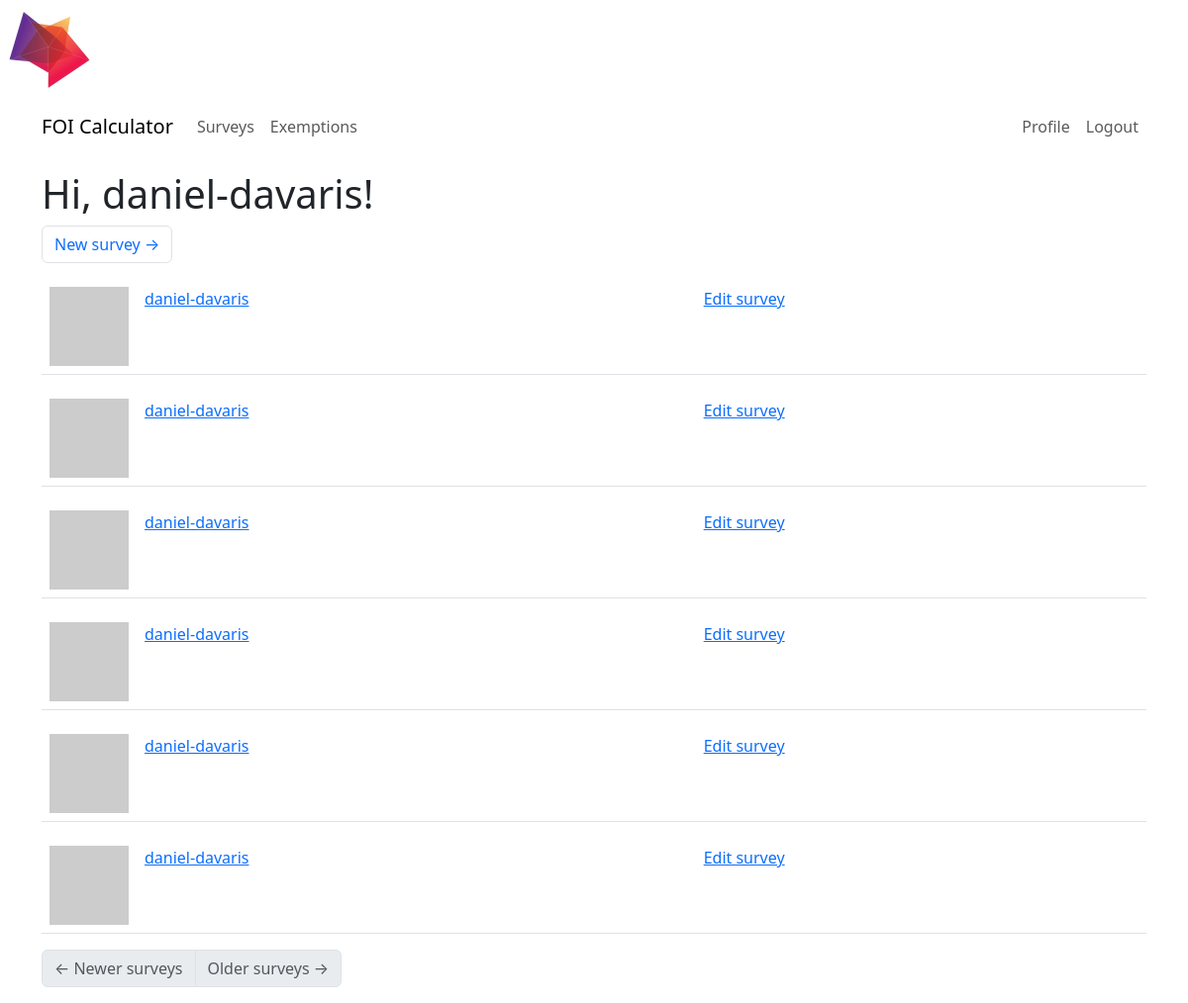
/index_survey (signed in), run on an earlier commit of the app's database.
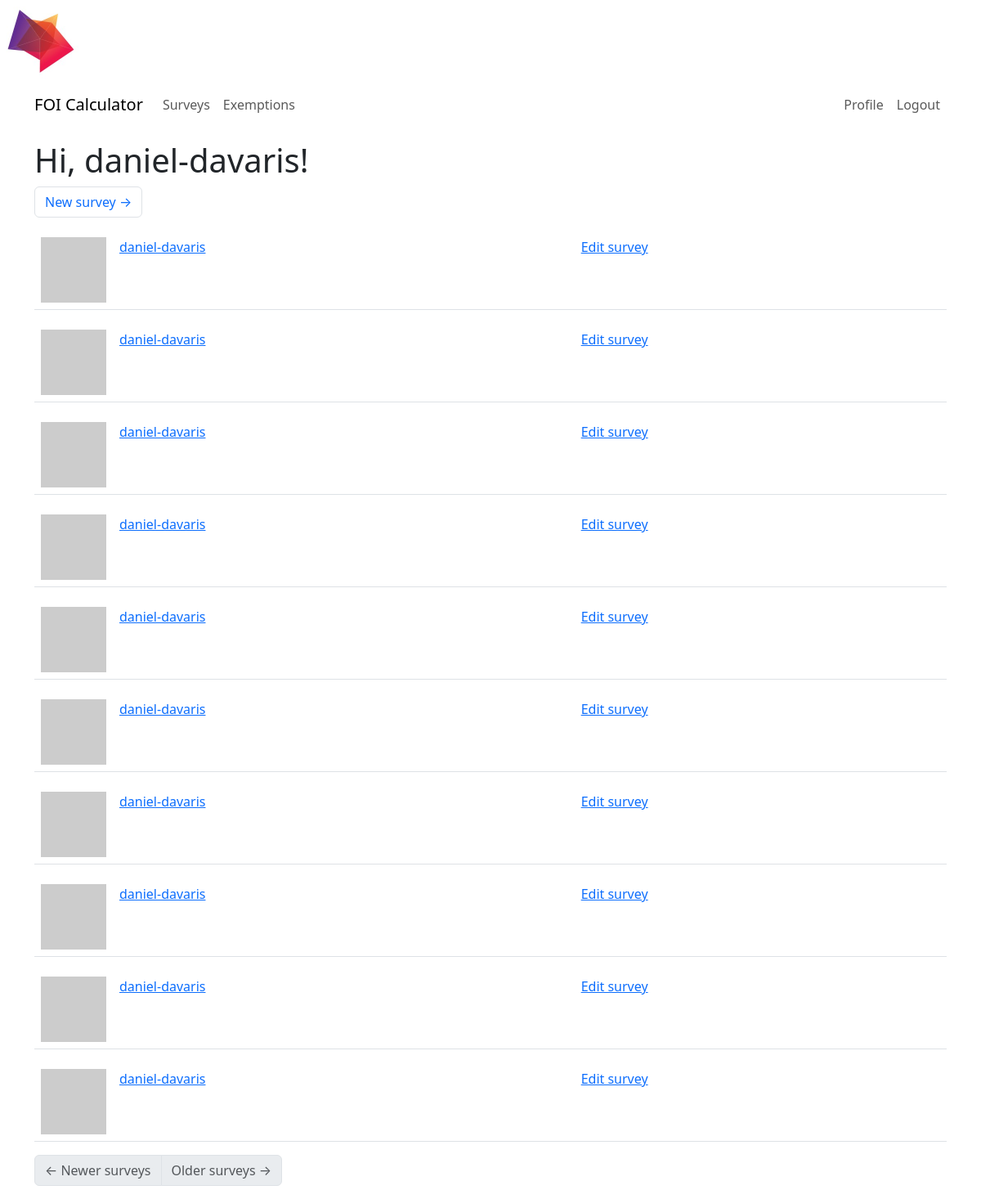
And on a later commit of the database.
### app/models.py (models this page shows, shortened)
class User(UserMixin, db.Model):
    id: so.Mapped[int] = so.mapped_column(primary_key=True)
    username: so.Mapped[str] = so.mapped_column(sa.String(64), index=True,
                                                unique=True)
    email: so.Mapped[str] = so.mapped_column(sa.String(120), index=True,
                                             unique=True)
    password_hash: so.Mapped[Optional[str]] = so.mapped_column(sa.String(256))
    about_me: so.Mapped[Optional[str]] = so.mapped_column(sa.String(140))
    last_seen: so.Mapped[Optional[datetime]] = so.mapped_column(
        default=lambda: datetime.now(timezone.utc))
    posts: so.WriteOnlyMapped['Post'] = so.relationship(
        back_populates='author')
    surveys: so.WriteOnlyMapped['Survey'] = so.relationship(
        back_populates='author')
    following: so.WriteOnlyMapped['User'] = so.relationship(
        secondary=followers, primaryjoin=(followers.c.follower_id == id),
        secondaryjoin=(followers.c.followed_id == id),
        back_populates='followers')
    followers: so.WriteOnlyMapped['User'] = so.relationship(
        secondary=followers, primaryjoin=(followers.c.followed_id == id),
        secondaryjoin=(followers.c.follower_id == id),
        back_populates='following')
    def avatar(self, size):
        digest = md5(self.email.lower().encode('utf-8')).hexdigest()
        return f'https://www.gravatar.com/avatar/{digest}?d=identicon&s={size}'
    def following_surveys(self):
        Author = so.aliased(User)
        return (
            sa.select(Survey)
            .join(Survey.author.of_type(Author))
            .where(sa.or_(
                Author.id == self.id,
            ))
            .group_by(Survey)
            .order_by(Survey.timestamp.desc())
        )

class Survey(db.Model):
    id: so.Mapped[int] = so.mapped_column(primary_key=True)
    timestamp: so.Mapped[datetime] = so.mapped_column(
        index=True, default=lambda: datetime.now(timezone.utc))
    user_id: so.Mapped[int] = so.mapped_column(sa.ForeignKey(User.id),
                                               index=True)
    author: so.Mapped[User] = so.relationship(back_populates='surveys')
    body: so.Mapped[str] = so.mapped_column(sa.String(140))
    field1: so.Mapped[float] = so.mapped_column(sa.Float)
    field2: so.Mapped[float] = so.mapped_column(sa.Float)
    field3: so.Mapped[float] = so.mapped_column(sa.Float)

### app/routes.py (the view)
@app.route('/', methods=['GET', 'POST'])
@app.route('/index_survey', methods=['GET', 'POST'])
@login_required
def index_survey():
    page = request.args.get('page', 1, type=int)
    surveys = db.paginate(current_user.following_surveys(), page=page,
                        per_page=app.config['POSTS_PER_PAGE'], error_out=False)
    next_url = url_for('index_survey', page=surveys.next_num) \
        if surveys.has_next else None
    prev_url = url_for('index', page=surveys.prev_num) \
        if surveys.has_prev else None
    return render_template('index_survey.html', title='Home',
                           surveys=surveys.items, next_url=next_url,
                           prev_url=prev_url)

### app/models.py (called while the page is built)
@login.user_loader
def load_user(id):
    return db.session.get(User, int(id))

### app/routes.py (called while the page is built)
@app.before_request
def before_request():
    if current_user.is_authenticated:
        current_user.last_seen = datetime.now(timezone.utc)
        db.session.commit()

### app/templates/index_survey.html
{% extends "base.html" %}
{% import "bootstrap_wtf.html" as wtf %}
{% block content %}
    <h1>Hi, {{ current_user.username }}!</h1>
    <nav aria-label="Post navigation">
        <ul class="pagination">
            <li class="page-item">
                <a class="page-link" href="{{ url_for('new_survey') }}">
                    New survey <span aria-hidden="true">&rarr;</span>
                </a>
            </li>
        </ul>
    </nav>
    {% for survey in surveys %}
        {% include '_survey.html' %}
    {% endfor %}
    <nav aria-label="Post navigation">
        <ul class="pagination">
            <li class="page-item{% if not prev_url %} disabled{% endif %}">
                <a class="page-link" href="{{ prev_url }}">
                    <span aria-hidden="true">&larr;</span> Newer surveys
                </a>
            </li>
            <li class="page-item{% if not next_url %} disabled{% endif %}">
                <a class="page-link" href="{{ next_url }}">
                    Older surveys <span aria-hidden="true">&rarr;</span>
                </a>
            </li>
        </ul>
    </nav>
{% endblock %}

### app/templates/base.html (shortened to what this page needs)
<!doctype html>
<html lang="en">
  <head>
    <link
        href="https://cdn.jsdelivr.net/npm/bootstrap@5.3.2/dist/css/bootstrap.min.css"
        rel="stylesheet"
>
  </head>
  <body>
    <img style="width:100px"src="{{ url_for('static', filename='images/logo-2.jpeg') }}" class="image" />
    <nav style="background-color:rgb(255, 255, 255) !important" class="navbar navbar-expand-lg bg-body-tertiary">
      <div class="container">
        <a class="navbar-brand" href="{{ url_for('index_survey') }}">FOI Calculator</a>
        <div class="collapse navbar-collapse" id="navbarSupportedContent">
          <ul class="navbar-nav me-auto mb-2 mb-lg-0">
            {% if not current_user.is_anonymous %}
            <li class="nav-item">
              <a class="nav-link" aria-current="page" href="{{ url_for('index_survey') }}">Surveys</a>
            </li>
            <li class="nav-item">
              <a class="nav-link" aria-current="page" href="{{ url_for('exemptions') }}">Exemptions</a>
            </li>
            {% endif %}
          </ul>
          <ul class="navbar-nav mb-2 mb-lg-0">
            {% if current_user.is_anonymous %}
            <li class="nav-item">
              <a class="nav-link" aria-current="page" href="{{ url_for('login') }}">Login</a>
            </li>
            {% else %}
            <li class="nav-item">
              <a class="nav-link" aria-current="page" href="{{ url_for('user', username=current_user.username) }}">Profile</a>
            </li>
            <li class="nav-item">
              <a class="nav-link" aria-current="page" href="{{ url_for('logout') }}">Logout</a>
            </li>
            {% endif %}
          </ul>
        </div>
      </div>
    </nav>
    <div class="container mt-3">
      {% block content %}{% endblock %}
    </div>
  </body>
</html>

### app/templates/_survey.html (shortened to what this page needs)
    <table class="table table-hover">
        <tr>
            <td width="70px">
                <a href="{{ url_for('user', username=survey.author.username) }}">
                    <img src="{{ survey.author.avatar(70) }}" />
                </a>
            </td>
            <td>
                <a href="{{ url_for('user', username=survey.author.username) }}">
                    {{ survey.author.username }}
                </a>
                <br>
            </td>
            <td>
                <a href="{{ url_for('edit_survey', id=survey.id) }}">Edit survey</a>
            </td>
        </tr>
    </table>

What changed in the data, as far as the page shows it:
added Survey: author.username "daniel-davaris"
added Survey: author.username "daniel-davaris"
added Survey: author.username "daniel-davaris"
added Survey: author.username "daniel-davaris"
